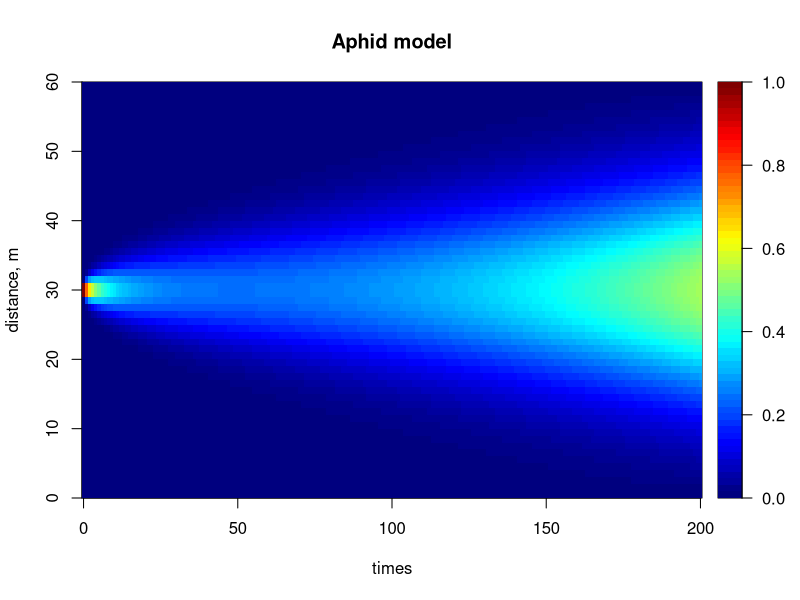
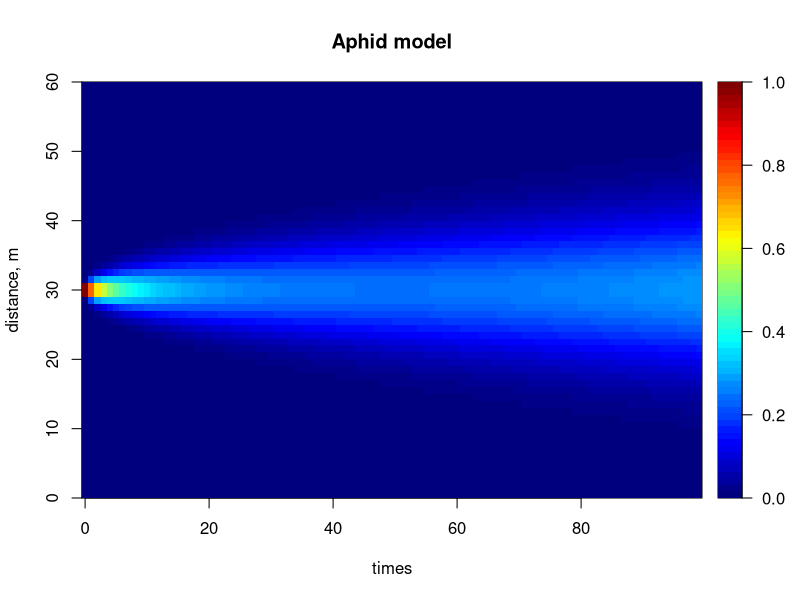
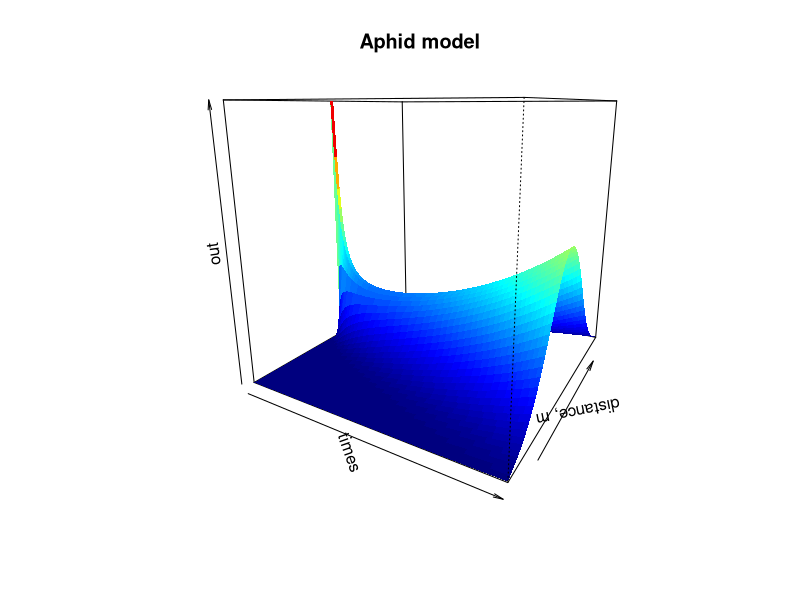
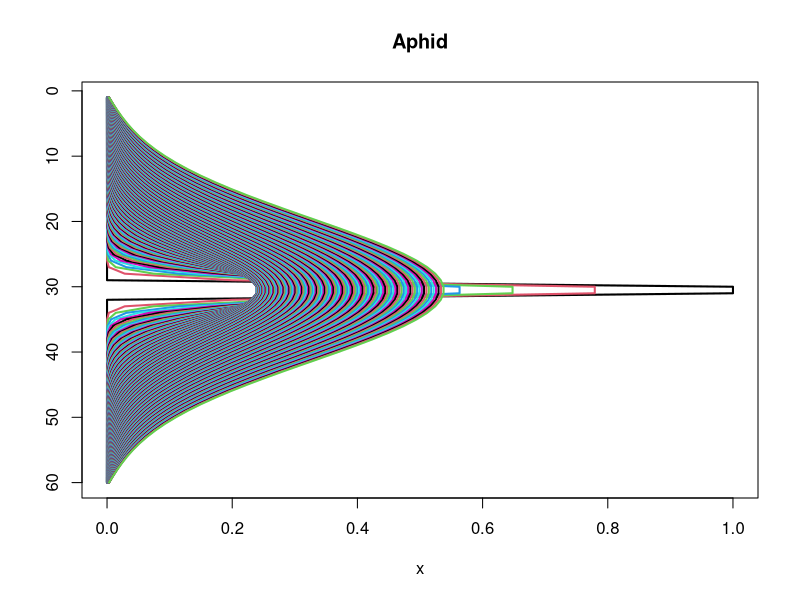
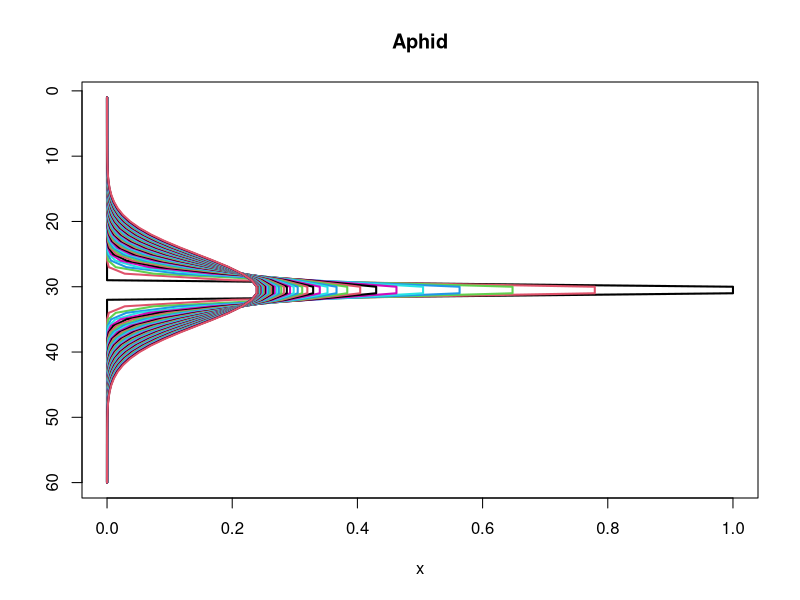
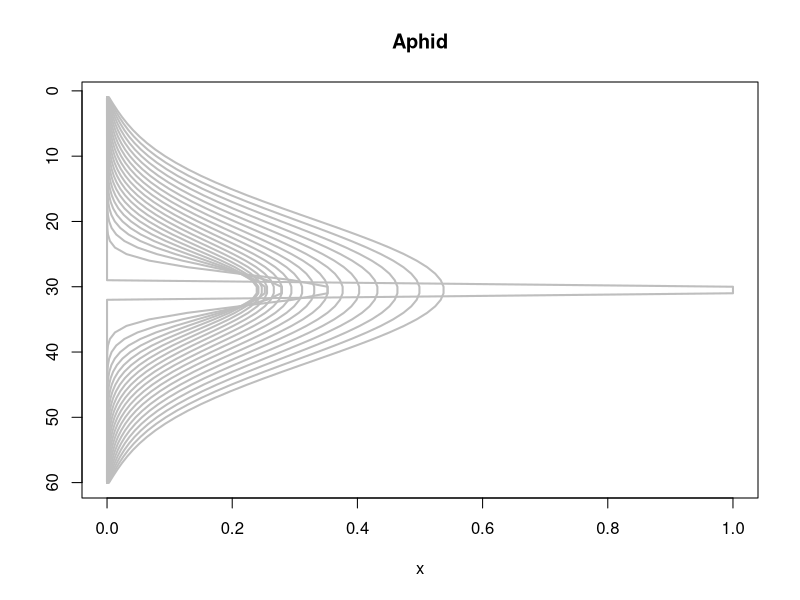

Write R code to recreate these figures, in order.
## ---- chunk 1
knitr::opts_chunk$set(echo = TRUE)
## ---- chunk 2

## ---- chunk 3

## install.packages("ReacTran")
##
## https://www.rdocumentation.org/packages/deSolve/versions/1.20/topics/plot.deSolve
#

## =======================================================================
## The Aphid model from Soetaert and Herman, 2009.
## A practical guide to ecological modelling.
## Using R as a simulation platform. Springer.
## =======================================================================

## 1-D diffusion model

## ================
## Model equations
## ================
Aphid <- function(t, APHIDS, parameters) {
  deltax  <- c (0.5, rep(1, numboxes - 1), 0.5)
  Flux    <- -D * diff(c(0, APHIDS, 0))/deltax
  dAPHIDS <- -diff(Flux)/delx + APHIDS * r
  list(dAPHIDS, Flux = Flux)
}

## ==================
## Model application
## ==================

require(deSolve)

## the model parameters:
D         <- 0.3    # m2/day  diffusion rate
r         <- 0.01   # /day    net growth rate
delx      <- 1      # m       thickness of boxes
numboxes  <- 60

## distance of boxes on plant, m, 1 m intervals
Distance  <- seq(from = 0.5, by = delx, length.out = numboxes)

## Initial conditions, ind/m2
## aphids present only on two central boxes
APHIDS        <- rep(0, times = numboxes)
APHIDS[30:31] <- 1
state         <- c(APHIDS = APHIDS)      # initialise state variables

## RUNNING the model:
times <- seq(0, 200, by = 1)   # output wanted at these time intervals
out   <- ode.1D(state, times, Aphid, parms = 0, nspec = 1, names = "Aphid")

image(out, grid = Distance, main = "Aphid model", ylab = "distance, m",
  legend = TRUE)

## restricting time
image(out, grid = Distance, main = "Aphid model", ylab = "distance, m",
  legend = TRUE, subset = time < 100)

image(out, grid = Distance, main = "Aphid model", ylab = "distance, m",
  method = "persp", border = NA, theta = 30)

FluxAphid <- subset(out, select = "Flux", subset = time < 50)

matplot.1D(out, type = "l", lwd = 2, xyswap = TRUE, lty = 1)

matplot.1D(out, type = "l", lwd = 2, xyswap = TRUE, lty = 1,
           subset = time < 50)

matplot.1D(out, type = "l", lwd = 2, xyswap = TRUE, lty = 1,
           subset = time %in% seq(0, 200, by = 10), col = "grey")
